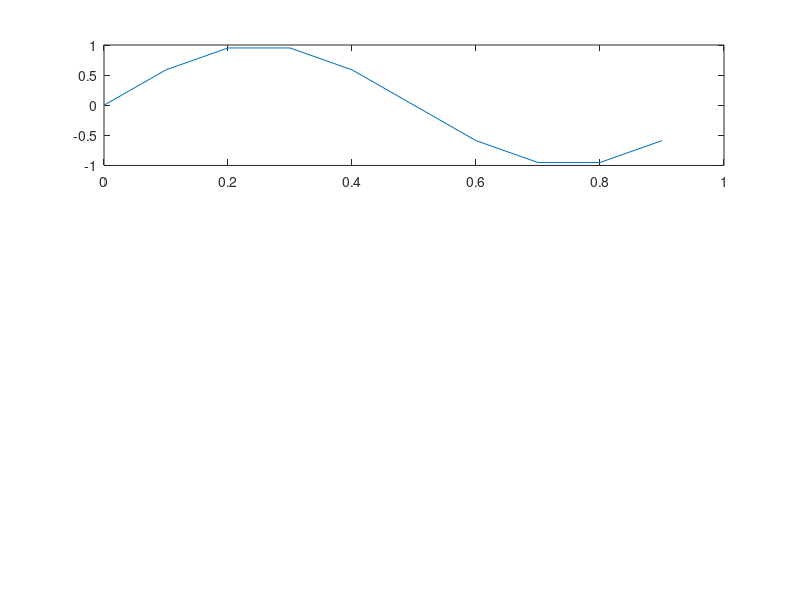

The MATLAB source for this figure: (Note: this script raises an error after producing the figure.)
close;
clear all;

%% Create a time domain signal
N = 10; % Number of samples in the signal
t_final = 1;
dt = t_final/N;  % Sample rate
t = 0:dt:(N-1)*dt;
fs=1/dt;  % Sample rate, in Hertz

% Create the signal
F1=1;
F2=3;
y = sin(2*pi*F1*t) + 0*sin(2*pi*F2*t);

figure;
subplot(3,1,1);
plot(t,y);

%% Create its frequency domain response
[Y, f] = fft_f(y, dt);

% Create a single sided verson
L = (floor((N-1)/2) + 1);
fb = fftshift(f);
Yb = fftshift(Y);

f2 = -1*fliplr(fb(1:L+1));
Y2 = -1*fliplr(Yb(1:L+1));

subplot(3,1,2);
stem(f,abs(Y));
hold on
stem(f2, abs(Y2), '-r');

%% IFFT and compare to the original;
% y1 = N*ifft(Y);
[y1, t] = ifft_t(Y, f);

subplot(3,1,3);
plot(t,y1, '-r');
hold on;

[y2, t2] = ifft_t(Y2, f2);
plot(t2, real(y2), '*b');
